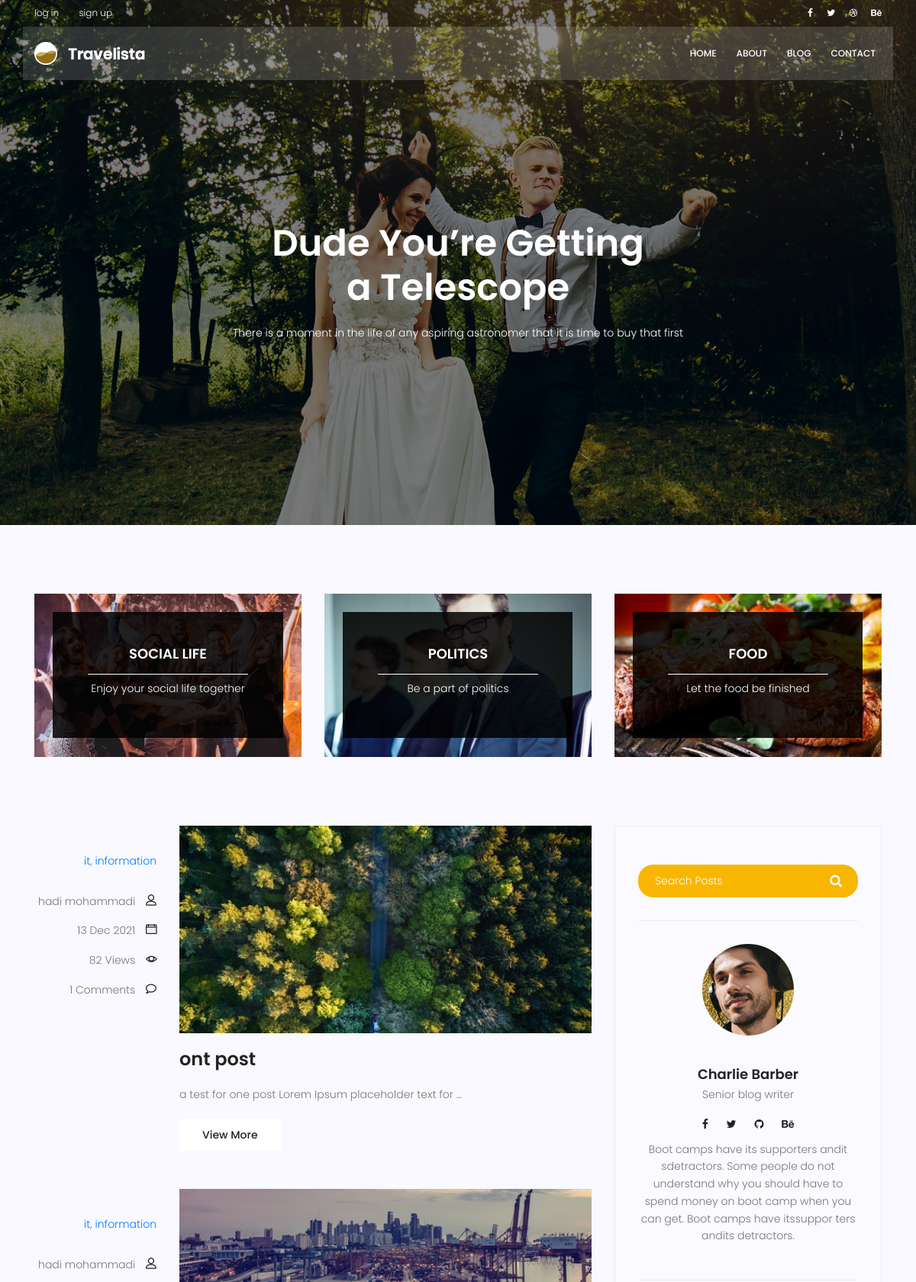
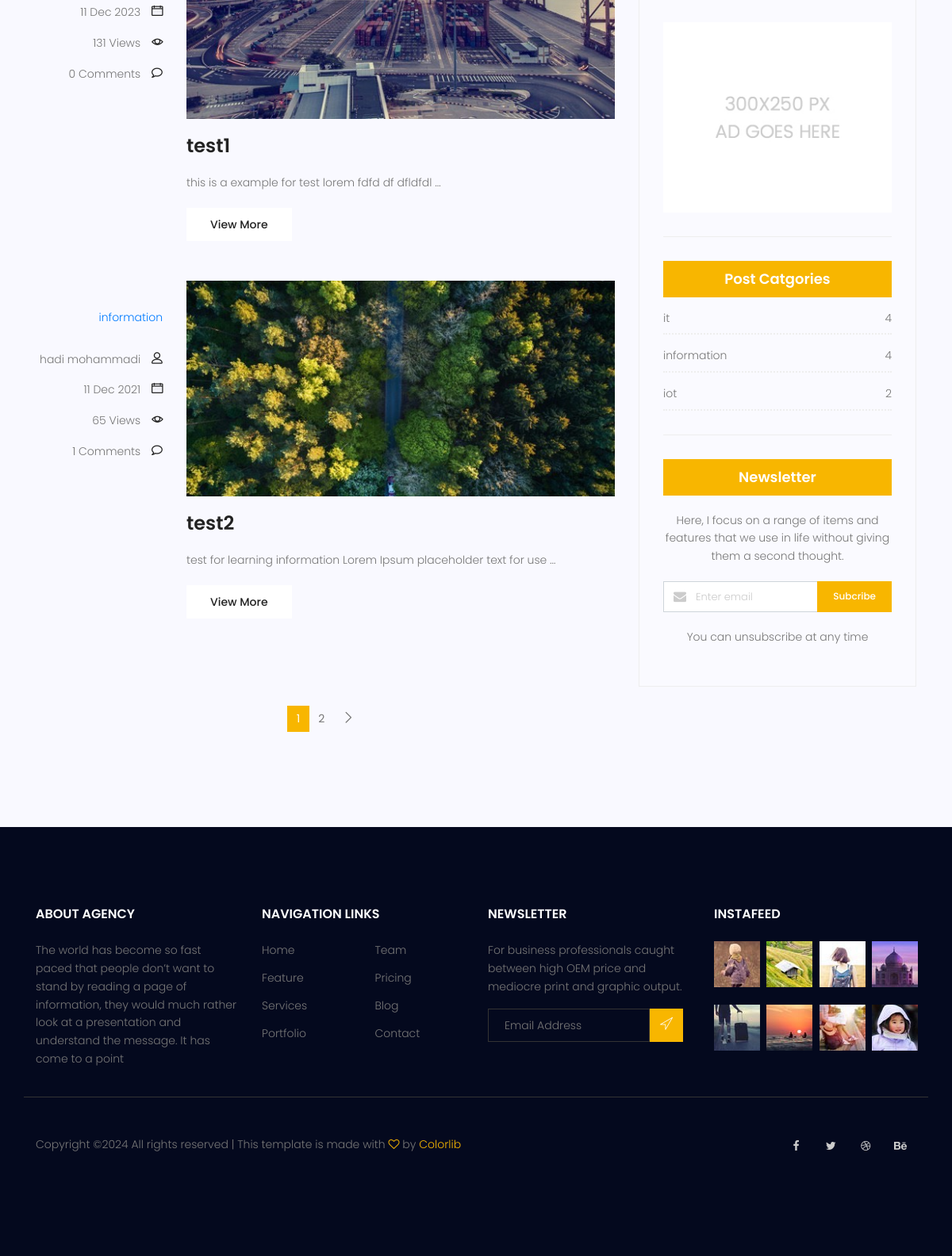
Screenshot of /blog/ with the database file from the repository (2 pictures, top to bottom).
### blog/models.py (models this page shows, shortened)
class Category(models.Model):
    name = models.CharField(max_length=255)
    def __str__(self):
        return self.name

class Post(models.Model):
    image = models.ImageField(upload_to='blog/', default='blog/defult.jpg')
    author = models.ForeignKey(User, on_delete=models.SET_NULL, null=True)
    title = models.CharField(max_length=255)
    content = models.TextField()
    tags = TaggableManager()
    category = models.ManyToManyField(Category)
    login_require=models.BooleanField(default=False)
    counted_views = models.IntegerField(default=0)
    status = models.BooleanField(default=False)
    published_date = models.DateTimeField(null=True)
    created_date = models.DateTimeField(auto_now_add=True)
    updated_date = models.DateTimeField(auto_now=True)
    class Meta:
        ordering = ['created_date']

### blog/views.py (the view)
# urls.py: path('',blog_view, name='index'),
def blog_view(request,**kwargs):
    posts = Post.objects.filter(published_date__lte=timezone.now(), status=1)
    if kwargs.get('cat_name'):
        posts=posts.filter(category__name=kwargs['cat_name'])
    if kwargs.get('authoer_username'):
        posts=posts.filter(author__username=kwargs['author_username'])
    if kwargs.get('tag_name'):
        posts=posts.filter(tags__name__in=[kwargs['tag_name']])
    posts=Paginator(posts,3)
    try:
        page_number=request.GET.get('page')
        posts=posts.get_page(page_number)
    except PageNotAnInteger:
        posts=posts.get_page(1)
    except EmptyPage:
        posts=posts.get_page(1)
    context={'posts':posts}
    return render(request,'blog/blog-home.html',context)

### blog/templatetags/blog_tags.py (called while the page is built)
@register.inclusion_tag('blog/blog-post-categories.html')
def postcategories():
    posts = Post.objects.filter(status=1)
    categories=Category.objects.all()
    cat_dict={}
    for name in categories:
        cat_dict[name]=posts.filter(category=name).count
    return {'categories':cat_dict}

@register.simple_tag(name='comments_count')
def function(pid):
    post=Post.objects.get(pk=pid)
    return Comment.objects.filter(post=post.id,approved=True).count()

### templates/blog/blog-home.html (shortened to what this page needs)
{%extends 'base.html' %}
{% load static %}
{%load blog_tags%}
{%block content %}
<section class="banner-area relative blog-home-banner" id="home">
	<div class="overlay overlay-bg"></div>
	<div class="container">
		<div class="row d-flex align-items-center justify-content-center">
			<div class="about-content blog-header-content col-lg-12">
				<h1 class="text-white">
					Dude You’re Getting
					a Telescope
				</h1>
				<p class="text-white">
					There is a moment in the life of any aspiring astronomer that it is time to buy that first
				</p>
			</div>
		</div>
	</div>
</section>
<section class="top-category-widget-area pt-90 pb-90 ">
	<div class="container">
		<div class="row">
			<div class="col-lg-4">
				<div class="single-cat-widget">
					<div class="content relative">
						<div class="overlay overlay-bg"></div>
						<a href="#" target="_blank">
						  <div class="thumb">
							   <img class="content-image img-fluid d-block mx-auto" src="{%static 'img/blog/cat-widget1.jpg' %}" alt="">
							</div>
						  <div class="content-details">
							<h4 class="content-title mx-auto text-uppercase">Social life</h4>
							<span></span>
							<p>Enjoy your social life together</p>
						  </div>
						</a>
					</div>
				</div>
			</div>
			<div class="col-lg-4">
				<div class="single-cat-widget">
					<div class="content relative">
						<div class="overlay overlay-bg"></div>
						<a href="#" target="_blank">
						  <div class="thumb">
							   <img class="content-image img-fluid d-block mx-auto" src="{%static 'img/blog/cat-widget2.jpg' %}" alt="">
							</div>
						  <div class="content-details">
							<h4 class="content-title mx-auto text-uppercase">Politics</h4>
							<span></span>
							<p>Be a part of politics</p>
						  </div>
						</a>
					</div>
				</div>
			</div>
			<div class="col-lg-4">
				<div class="single-cat-widget">
					<div class="content relative">
						<div class="overlay overlay-bg"></div>
						<a href="#" target="_blank">
						  <div class="thumb">
							   <img class="content-image img-fluid d-block mx-auto" src="{%static 'img/blog/cat-widget3.jpg' %}" alt="">
							</div>
						  <div class="content-details">
							<h4 class="content-title mx-auto text-uppercase">Food</h4>
							<span></span>
							<p>Let the food be finished</p>
						  </div>
						</a>
					</div>
				</div>
			</div>
		</div>
	</div>
</section>
<section class="post-content-area">
	<div class="container">
		<div class="row">
			<div class="col-lg-8 posts-list">
				{%for post in posts %}
				<div class="single-post row">
					<div class="col-lg-3  col-md-3 meta-details">
						<ul class="tags">
							{%for cat in post.category.all %}
							<a href="{%url 'blog:category' cat_name=cat.name%}">{{cat.name}}</a>{% if not forloop.last %},{%endif%}
							{%endfor%}
						</ul>
						<div class="user-details row">
							<p class="user-name col-lg-12 col-md-12 col-6"><a href="{%url 'blog:author' author_username=post.author.username%}">{{post.author.get_full_name}}</a> <span class="lnr lnr-user"></span></p>
							<p class="date col-lg-12 col-md-12 col-6"><a href="#">{{post.published_date|date:"d M Y"}}</a> <span class="lnr lnr-calendar-full"></span></p>
							<p class="view col-lg-12 col-md-12 col-6"><a href="#">{{post.counted_views}} Views</a> <span class="lnr lnr-eye"></span></p>
							<p class="comments col-lg-12 col-md-12 col-6"><a href="#">{%comments_count post.id%} Comments</a> <span class="lnr lnr-bubble"></span></p>
						</div>
					</div>
					<div class="col-lg-9 col-md-9 ">
						<div class="feature-img">
							<img class="img-fluid" src="{{ post.image.url }}" alt="">
						</div>
						<a class="posts-title" href="{% url 'blog:single' pid=post.id %}"><h3>{{ post.title}}</h3></a>
						<p class="excert">
							{{ post.content|truncatewords:10}}
						</p>
						<a href="{% url 'blog:single' pid=post.id %}" class="primary-btn">View More</a>
					</div>
				</div>
				{% endfor %}
				<nav class="blog-pagination justify-content-center d-flex">
					<ul class="pagination">
						{%for i in posts.paginator.page_range%}
						{% if posts.number == i %}
							<li class="page-item active"><a href="?page={{i}}" class="page-link">{{i}}</a></li>
							{%else%}
							<li class="page-item "><a href="?page={{i}}" class="page-link">{{i}}</a></li>
						{%endif%}
						{%endfor%}
						{%if posts.has_next %}
							<a href="?page={{posts.next_page_number}}" class="page-link" aria-label="Next">
								<span aria-hidden="true">
									<span class="lnr lnr-chevron-right"></span>
								</span>
							</a>
						{%endif%}
					</ul>
				</nav>
			</div>
			<div class="col-lg-4 sidebar-widgets">
				<div class="widget-wrap">
					{%include 'blog/blog-search.html' %}
					{% include 'blog/blog-writer.html' %}
					{%include 'blog/blog-ads.html'%}
					{% postcategories%}
					{%include 'blog/blog-newletter.html'%}
				</div>
			</div>
		</div>
	</div>
</section>
{% endblock %}

### templates/blog/blog-post-categories.html
{%load static %}
<div class="single-sidebar-widget post-category-widget">
    <h4 class="category-title">Post Catgories</h4>
    <ul class="cat-list">
    {%for name,count in categories.items%}
        <li>
            <a href="{%url 'blog:category' cat_name=name%}" class="d-flex justify-content-between">
                <p>{{name}}</p>
                <p>{{count}}</p>
            </a>
        </li>
    {%endfor%}
    </ul>
</div>

### rows the page displays
Post: author.get_full_name "hadi mohammadi", published_date "13 Dec 2021", counted_views "82", id "1", image (picture), title "ont post", content "a test for one post Lorem Ipsum placeholder text for …"
Category: name "it", count "4"
Category: name "information", count "4"
Post: author.get_full_name "hadi mohammadi", published_date "11 Dec 2023", counted_views "131", id "0", image (picture), title "test1", content "this is a example for test lorem fdfd df dfldfdl …"
Post: author.get_full_name "hadi mohammadi", published_date "11 Dec 2021", counted_views "65", id "1", image (picture), title "test2", content "test for learning information Lorem Ipsum placeholder text for use …"
Category: name "iot", count "2"

### other values shown
{{ i }} "1"
{{ i }} "2"
